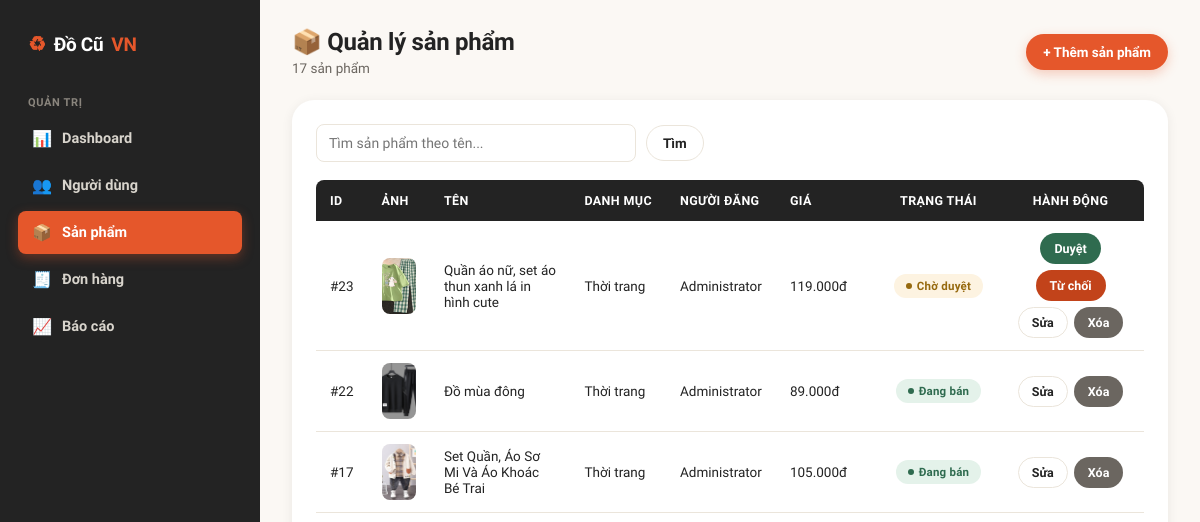
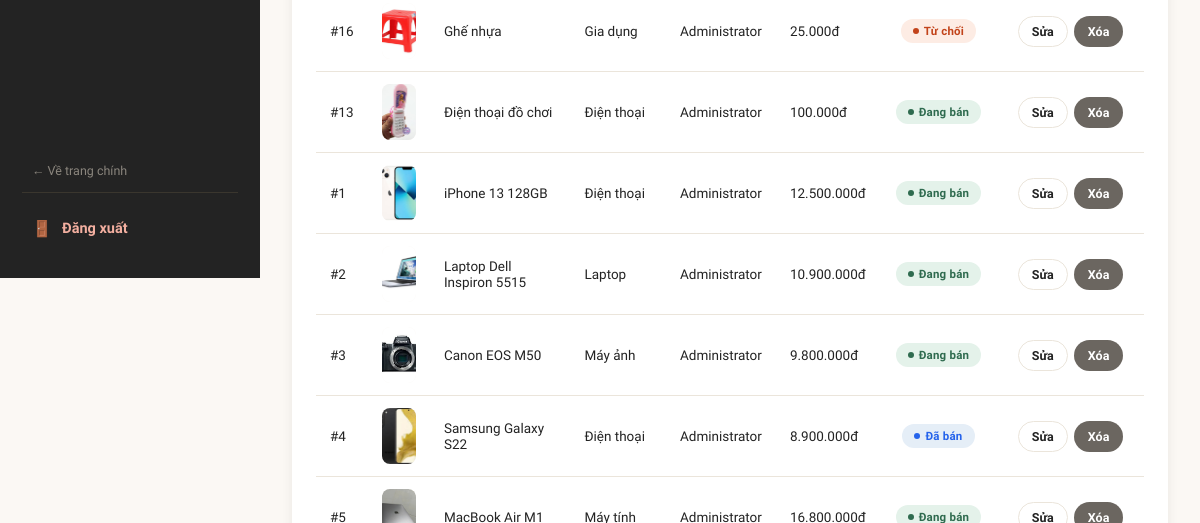
Before: /admin/products.php (signed in, upper part) with the older database file (2 pictures, top to bottom).
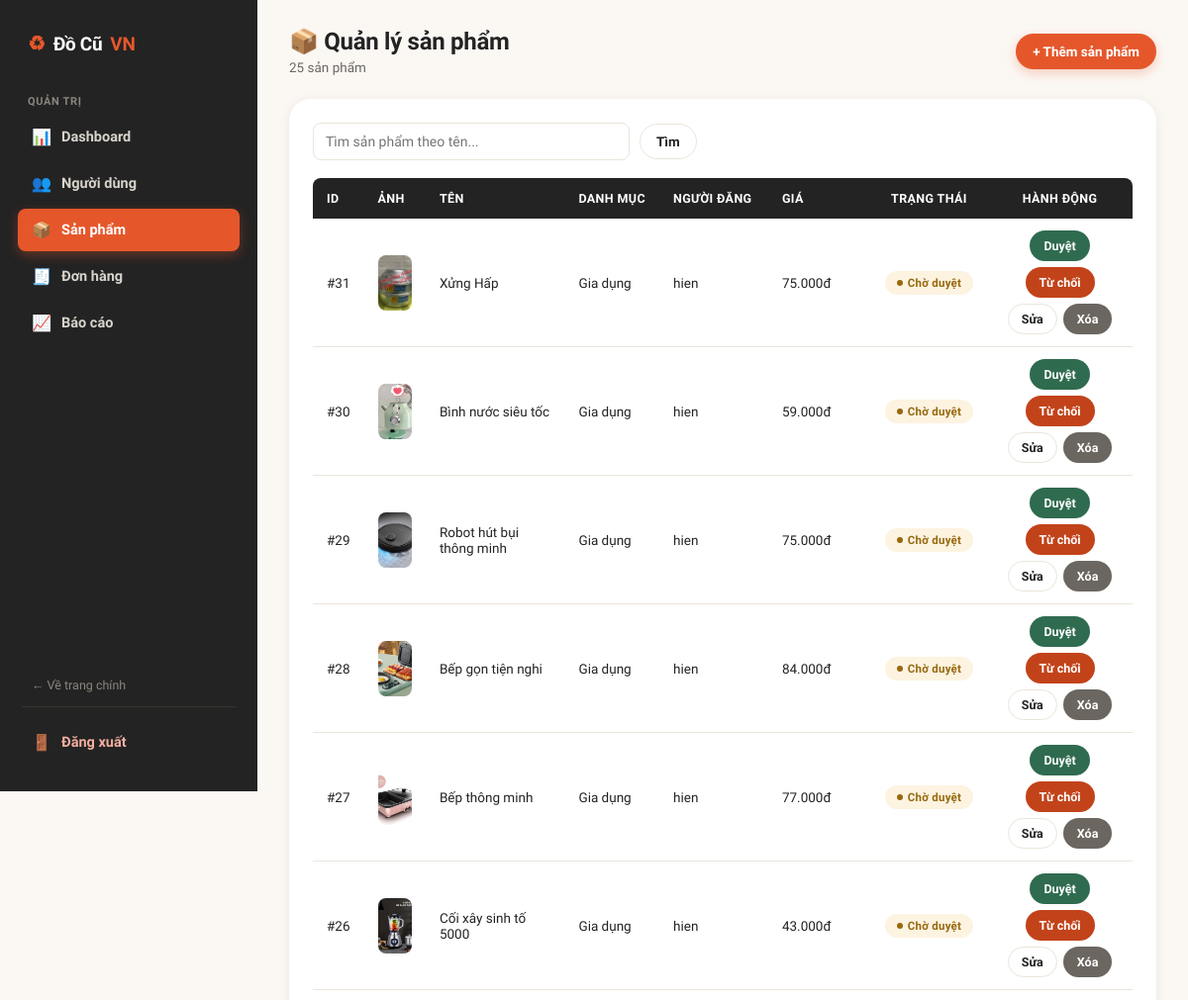
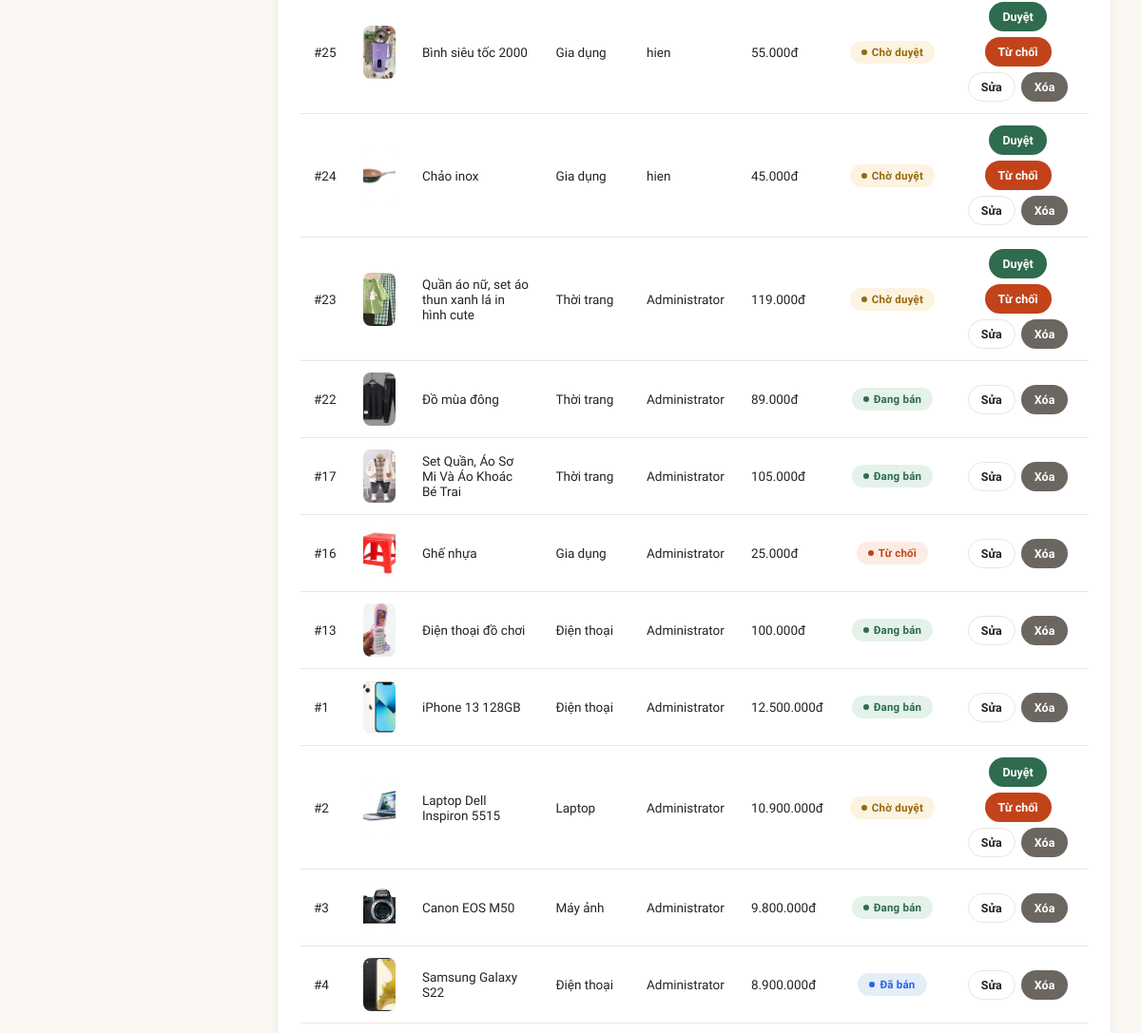
After: the same page with the newer database file (2 pictures, top to bottom).
### tables this page shows
CREATE TABLE `products` (
  `id` int(11) NOT NULL,
  `user_id` int(11) NOT NULL,
  `category_id` int(11) NOT NULL,
  `title` varchar(255) NOT NULL,
  `description` text DEFAULT NULL,
  `price` decimal(12,2) NOT NULL,
  `image` varchar(255) DEFAULT NULL,
  `condition_item` enum('new','like_new','good','fair') DEFAULT 'good',
  `location` varchar(255) DEFAULT NULL,
  `views` int(11) DEFAULT 0,
  `status` enum('active','pending','sold','hidden','rejected','deleted') DEFAULT 'pending',
  `created_at` timestamp NOT NULL DEFAULT current_timestamp(),
  `updated_at` timestamp NOT NULL DEFAULT current_timestamp() ON UPDATE current_timestamp()
);

CREATE TABLE `categories` (
  `id` int(11) NOT NULL,
  `name` varchar(100) NOT NULL,
  `description` text DEFAULT NULL,
  `icon` varchar(100) DEFAULT NULL,
  `status` tinyint(4) DEFAULT 1
);

CREATE TABLE `users` (
  `id` int(11) NOT NULL,
  `fullname` varchar(100) NOT NULL,
  `username` varchar(50) NOT NULL,
  `email` varchar(100) NOT NULL,
  `password` varchar(255) NOT NULL,
  `phone` varchar(20) DEFAULT NULL,
  `avatar` varchar(255) DEFAULT 'uploads/avatar/default.png',
  `address` varchar(255) DEFAULT NULL,
  `gender` enum('Nam','Nữ','Khác') DEFAULT NULL,
  `dob` date DEFAULT NULL,
  `role` enum('admin','user') NOT NULL DEFAULT 'user',
  `status` enum('active','blocked') NOT NULL DEFAULT 'active',
  `created_at` timestamp NOT NULL DEFAULT current_timestamp(),
  `updated_at` timestamp NOT NULL DEFAULT current_timestamp() ON UPDATE current_timestamp()
);

### admin/inc/auth.php (called while the page is built, shortened)
<?php
if (!function_exists("e")) {
    function e($value): string
    {
        return htmlspecialchars((string)($value ?? ""), ENT_QUOTES, "UTF-8");
    }
}
if (!function_exists("money")) {
    function money($amount): string
    {
        return number_format((float)$amount, 0, ",", ".") . "đ";
    }
}
if (!function_exists("statusBadge")) {
    function statusBadge(?string $status): array
    {
        $map = [
            "active"    => ["Đang bán",     "badge-success"],
            "pending"   => ["Chờ duyệt",    "badge-warning"],
            "sold"      => ["Đã bán",       "badge-info"],
            "hidden"    => ["Đã ẩn",        "badge-neutral"],
            "rejected"  => ["Từ chối",      "badge-danger"],
            "deleted"   => ["Đã xóa",       "badge-danger"],
            "accepted"  => ["Đã nhận",      "badge-info"],
            "completed" => ["Hoàn thành",   "badge-success"],
            "cancelled" => ["Đã hủy",       "badge-danger"],
            "blocked"   => ["Đã khóa",      "badge-danger"],
        ];
        $status = trim((string)$status);
        return $map[$status];
    }
}

### admin/products.php (the view, shortened to what the changed rows need)
<?php
require_once "inc/auth.php";
$keyword = trim($_GET["keyword"] ?? "");
if ($keyword !== "") {
    $stmt = $conn->prepare("
        SELECT
            p.*,
            c.name AS category_name,
            u.fullname AS seller_name
        FROM products p
        LEFT JOIN categories c ON p.category_id = c.id
        LEFT JOIN users u ON p.user_id = u.id
        WHERE p.title LIKE ?
        ORDER BY p.created_at DESC
    ");
    $like = "%" . $keyword . "%";
    $stmt->bind_param("s", $like);
    $stmt->execute();
    $result = $stmt->get_result();
} else {
    $result = $conn->query("
        SELECT
            p.*,
            c.name AS category_name,
            u.fullname AS seller_name
        FROM products p
        LEFT JOIN categories c ON p.category_id = c.id
        LEFT JOIN users u ON p.user_id = u.id
        ORDER BY p.created_at DESC
    ");
}
?>
<!DOCTYPE html>
<html lang="vi">
<head>
<link rel="stylesheet" href="../assets/css/admin.css">
</head>
<body>
<div class="admin-wrapper">
    <main class="admin-main">
        <div class="admin-topbar">
            <div>
                <h1>📦 Quản lý sản phẩm</h1>
                <div class="subtitle"><?= $result->num_rows ?> sản phẩm<?= $keyword !== "" ? " khớp với \"" . e($keyword) . "\"" : "" ?></div>
            </div>
        </div>
        <div class="panel">
            <div class="table-scroll">
                <table class="admin-table">
                    <thead>
                    <tr>
                        <th>ID</th>
                        <th>Ảnh</th>
                        <th>Tên</th>
                        <th>Danh mục</th>
                        <th>Người đăng</th>
                        <th>Giá</th>
                        <th class="center">Trạng thái</th>
                        <th class="center">Hành động</th>
                    </tr>
                    </thead>
                    <tbody>
                    <?php if ($result->num_rows === 0): ?>
                        <tr class="empty-row"><td colspan="8">Không có sản phẩm nào.</td></tr>
                    <?php else: while ($p = $result->fetch_assoc()):
                        [$label, $cls] = statusBadge($p["status"]);
                    ?>
                        <tr>
                            <td>#<?= (int)$p["id"] ?></td>
                            <td><img class="thumb" src="../<?= e($p["image"]) ?>" alt="<?= e($p["title"]) ?>"></td>
                            <td><?= e($p["title"]) ?></td>
                            <td><?= $p["category_name"] !== null ? e($p["category_name"]) : "<em>—</em>" ?></td>
                            <td><?= $p["seller_name"] !== null ? e($p["seller_name"]) : "<em>(tài khoản đã xóa)</em>" ?></td>
                            <td><?= money($p["price"]) ?></td>
                            <td class="center"><span class="badge <?= $cls ?>"><?= e($label) ?></span></td>
                            <td class="center">
                                <div class="action-group">
                                <?php if ($p["status"] === "pending"): ?>
                                    <a class="btn btn-sm btn-success"
                                       href="../api/admin/approve.php?id=<?= (int)$p["id"] ?>">
                                        Duyệt
                                    </a>
                                    <a class="btn btn-sm btn-danger"
                                       href="../api/admin/reject.php?id=<?= (int)$p["id"] ?>"
                                       onclick="return confirmAction('Từ chối sản phẩm này?')">
                                        Từ chối
                                    </a>
                                <?php endif; ?>
                                    <a class="btn btn-sm btn-outline" href="edit-product.php?id=<?= (int)$p["id"] ?>">
                                        Sửa
                                    </a>
                                    <a class="btn btn-sm btn-neutral"
                                       onclick="return confirmAction('Xóa sản phẩm này? Hành động không thể hoàn tác.')"
                                       href="../api/admin/delete-product.php?id=<?= (int)$p["id"] ?>">
                                        Xóa
                                    </a>
                                </div>
                            </td>
                        </tr>
                    <?php endwhile; endif; ?>
                    </tbody>
                </table>
            </div>
        </div>
    </main>
</div>
</body>
</html>

Changed rows visible on the page:
no longer on this page (row unchanged): products: id "5", image (picture), title "MacBook Air M1", category.name "Máy tính", user.fullname "Administrator", price "16.800.000đ", label "Đang bán"
added products: id "31", image (picture), title "Xửng Hấp", category.name "Gia dụng", user.fullname "hien", price "75.000đ", label "Chờ duyệt"
added products: id "30", image (picture), title "Bình nước siêu tốc", category.name "Gia dụng", user.fullname "hien", price "59.000đ", label "Chờ duyệt"
added products: id "29", image (picture), title "Robot hút bụi thông minh", category.name "Gia dụng", user.fullname "hien", price "75.000đ", label "Chờ duyệt"
added products: id "28", image (picture), title "Bếp gọn tiện nghi", category.name "Gia dụng", user.fullname "hien", price "84.000đ", label "Chờ duyệt"
added products: id "27", image (picture), title "Bếp thông minh", category.name "Gia dụng", user.fullname "hien", price "77.000đ", label "Chờ duyệt"
added products: id "26", image (picture), title "Cối xây sinh tố 5000", category.name "Gia dụng", user.fullname "hien", price "43.000đ", label "Chờ duyệt"
added products: id "25", image (picture), title "Bình siêu tốc 2000", category.name "Gia dụng", user.fullname "hien", price "55.000đ", label "Chờ duyệt"
added products: id "24", image (picture), title "Chảo inox", category.name "Gia dụng", user.fullname "hien", price "45.000đ", label "Chờ duyệt"
changed products "Laptop Dell Inspiron 5515": label "Đang bán" → "Chờ duyệt"; now shows "Duyệt Từ chối"
Other visible differences:
$result->num_rows: "17" → "25"
